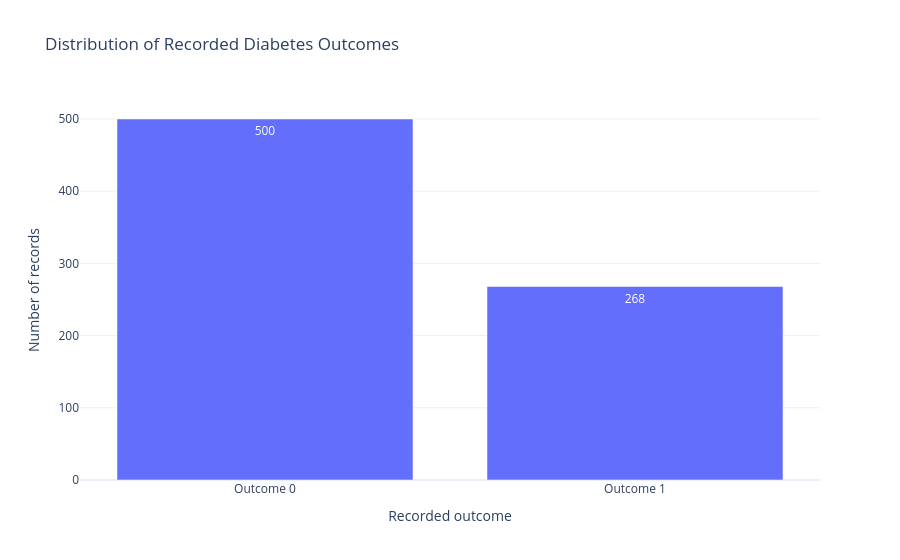

Write notebook code for a chart like this one.
### Code cell
outcome_counts = (
    df["Outcome"].value_counts().sort_index()
    .rename_axis("Outcome").reset_index(name="Count")
)
outcome_counts["Outcome label"] = outcome_counts["Outcome"].map({
    0: "Outcome 0", 1: "Outcome 1"
})

fig = px.bar(
    outcome_counts,
    x="Outcome label",
    y="Count",
    text="Count",
    title="Distribution of Recorded Diabetes Outcomes",
    labels={"Outcome label": "Recorded outcome", "Count": "Number of records"}
)
fig.update_layout(template="plotly_white")
fig.show()

### Figure 1 — Plotly figure (JSON) as saved in the notebook; plotly's stock layout.template omitted (floating-point values rounded to 4 significant figures)
{"data": [{"hovertemplate": "Recorded outcome=%{x}<br>Number of records=%{text}<extra></extra>", "legendgroup": "", "marker": {"color": "#636efa", "pattern": {"shape": ""}}, "name": "", "orientation": "v", "showlegend": false, "text": [500.0, 268.0], "textposition": "auto", "type": "bar", "x": ["Outcome 0", "Outcome 1"], "xaxis": "x", "y": [500, 268], "yaxis": "y"}], "layout": {"barmode": "relative", "legend": {"tracegroupgap": 0}, "title": {"text": "Distribution of Recorded Diabetes Outcomes"}, "xaxis": {"anchor": "y", "domain": [0, 1], "title": {"text": "Recorded outcome"}}, "yaxis": {"anchor": "x", "domain": [0, 1], "title": {"text": "Number of records"}}}}
